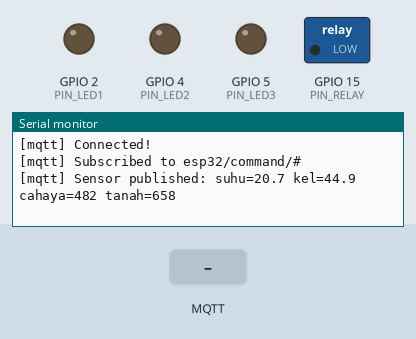
Bench run of a sketch on a simulated ESP32. Shown: switched loads named in the sketch (green lamp = pin HIGH), output pins drawn as LEDs (lit = HIGH), the last lines printed to the serial monitor. The test bench sets the inputs (shaded band). WiFi joins after 1.5 s; servers stay silent unless stated; random numbers use the default seed unless the sketch sets one; no MQTT or app messages arrive unless stated.

Above: at 3.2 s.
3.3 s: MQTT message "on" arrives on the first subscribed topic
At 4.4 s:
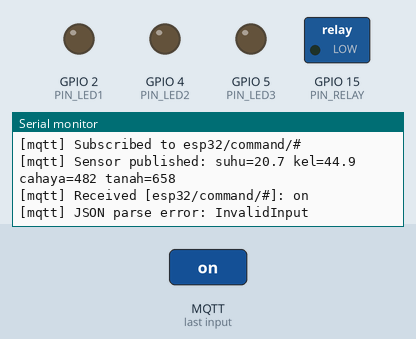
4.8 s: MQTT message "toggle" arrives on the first subscribed topic
At 5.5 s:
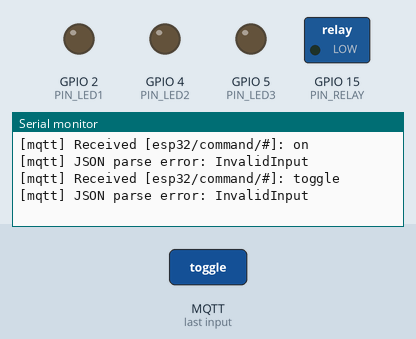
6.3 s: MQTT message "1" arrives on the first subscribed topic
At 6.6 s:
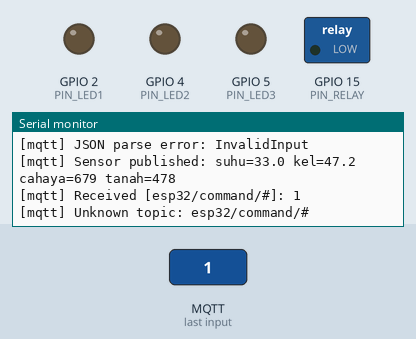
Timing chart, 0 to 9.3 s (numbered marks = the images above; inputs shaded):
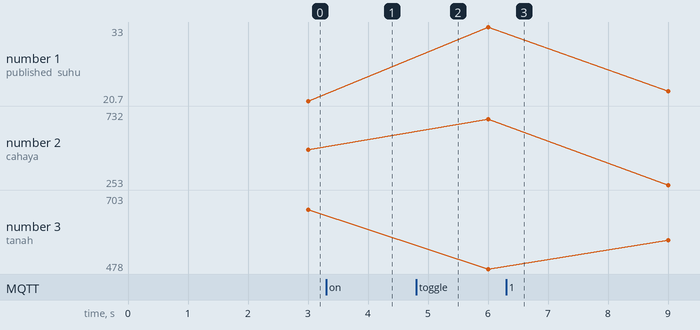

Measured:
- after the input at 3.3 s, the serial monitor: prints a new line at once (image 1)
- after the input at 4.8 s, the serial monitor: prints a new line at once (image 2)
- after the input at 6.3 s, the serial monitor: prints a new line at once (image 3)

The sketch:

percobaan8.ino
```cpp
/*
 * Percobaan 8 — IoT WebServer MQTT ESP32
 * Praktikum Mekatronika dan Robotika
 *
 * Fitur:
 *  - 3 LED aktuator (GPIO2, GPIO4, GPIO5)
 *  - 1 Relay simulasi (GPIO15, LED merah)
 *  - Publish data sensor ke esp32/sensor/data setiap 3 detik
 *  - Subscribe esp32/command/# dan proses perintah led1/led2/led3/relay/all
 *  - Publish ACK ke esp32/ack/<aktuator> setelah eksekusi perintah
 *
 * Library yang dibutuhkan:
 *  - PubSubClient by Nick O'Leary
 *  - ArduinoJson by Benoit Blanchon
 *  - WiFi (bawaan ESP32)
 *
 * Pasang nilai SSID / broker di config.h
 */

#include <Arduino.h>
#include <WiFi.h>
#include <PubSubClient.h>
#include <ArduinoJson.h>
#include "config.h"

// ─── Objek WiFi & MQTT ────────────────────────────────────
WiFiClient   wifiClient;
PubSubClient mqttClient(wifiClient);

// ─── State aktuator ───────────────────────────────────────
bool stateLed1  = false;
bool stateLed2  = false;
bool stateLed3  = false;
bool stateRelay = false;

// ─── Timing ───────────────────────────────────────────────
unsigned long lastSensorPublish = 0;

// ─── Fungsi utilitas ──────────────────────────────────────
void setLed(uint8_t pin, bool state) {
  digitalWrite(pin, state ? HIGH : LOW);
}

void applyActuators() {
  setLed(PIN_LED1,  stateLed1);
  setLed(PIN_LED2,  stateLed2);
  setLed(PIN_LED3,  stateLed3);
  setLed(PIN_RELAY, stateRelay);
}

// Publish ACK ke broker
void publishAck(const char* actuator, bool success, const char* state) {
  char topic[64];
  snprintf(topic, sizeof(topic), "%s%s", TOPIC_ACK_BASE, actuator);

  StaticJsonDocument<128> doc;
  doc["actuator"] = actuator;
  doc["status"]   = success ? "ok" : "fail";
  doc["state"]    = state;
  doc["ts"]       = millis();

  char buf[128];
  serializeJson(doc, buf);
  mqttClient.publish(topic, buf, false);
  Serial.printf("[mqtt] ACK -> %s : %s\n", topic, buf);
}

// ─── Callback MQTT ────────────────────────────────────────
void onMqttMessage(char* topic, byte* payload, unsigned int length) {
  String topicStr(topic);
  String msgStr;
  for (unsigned int i = 0; i < length; i++) msgStr += (char)payload[i];

  Serial.printf("[mqtt] Received [%s]: %s\n", topic, msgStr.c_str());

  // Parse JSON payload
  StaticJsonDocument<256> doc;
  DeserializationError err = deserializeJson(doc, msgStr);
  if (err) {
    Serial.printf("[mqtt] JSON parse error: %s\n", err.c_str());
    return;
  }

  const char* stateVal = doc["state"] | "";
  bool turnOn = (strcmp(stateVal, "on") == 0);
  bool isToggle = (strcmp(stateVal, "toggle") == 0);

  // ── led1 ──
  if (topicStr == TOPIC_CMD_LED1) {
    stateLed1 = isToggle ? !stateLed1 : turnOn;
    setLed(PIN_LED1, stateLed1);
    publishAck("led1", true, stateLed1 ? "on" : "off");
  }
  // ── led2 ──
  else if (topicStr == TOPIC_CMD_LED2) {
    stateLed2 = isToggle ? !stateLed2 : turnOn;
    setLed(PIN_LED2, stateLed2);
    publishAck("led2", true, stateLed2 ? "on" : "off");
  }
  // ── led3 ──
  else if (topicStr == TOPIC_CMD_LED3) {
    stateLed3 = isToggle ? !stateLed3 : turnOn;
    setLed(PIN_LED3, stateLed3);
    publishAck("led3", true, stateLed3 ? "on" : "off");
  }
  // ── relay ──
  else if (topicStr == TOPIC_CMD_RELAY) {
    stateRelay = isToggle ? !stateRelay : turnOn;
    setLed(PIN_RELAY, stateRelay);
    publishAck("relay", true, stateRelay ? "on" : "off");
  }
  // ── all ──
  else if (topicStr == TOPIC_CMD_ALL) {
    stateLed1  = turnOn;
    stateLed2  = turnOn;
    stateLed3  = turnOn;
    stateRelay = turnOn;
    applyActuators();
    publishAck("all", true, turnOn ? "on" : "off");
  }
  else {
    Serial.printf("[mqtt] Unknown topic: %s\n", topic);
  }
}

// ─── Koneksi WiFi ─────────────────────────────────────────
void connectWiFi() {
  Serial.printf("\n[wifi] Connecting to %s", WIFI_SSID);
  WiFi.begin(WIFI_SSID, WIFI_PASSWORD);
  int attempts = 0;
  while (WiFi.status() != WL_CONNECTED && attempts < 30) {
    delay(500);
    Serial.print(".");
    attempts++;
  }
  if (WiFi.status() == WL_CONNECTED) {
    Serial.printf("\n[wifi] Connected! IP: %s\n", WiFi.localIP().toString().c_str());
  } else {
    Serial.println("\n[wifi] Failed to connect. Will retry in loop.");
  }
}

// ─── Koneksi MQTT ─────────────────────────────────────────
bool connectMqtt() {
  Serial.printf("[mqtt] Connecting to %s:%d as %s\n", MQTT_BROKER, MQTT_PORT, MQTT_CLIENT_ID);

  bool connected;
  if (strlen(MQTT_USERNAME) > 0) {
    connected = mqttClient.connect(MQTT_CLIENT_ID, MQTT_USERNAME, MQTT_PASSWORD_V);
  } else {
    connected = mqttClient.connect(MQTT_CLIENT_ID);
  }

  if (connected) {
    Serial.println("[mqtt] Connected!");
    mqttClient.subscribe(TOPIC_CMD_SUB, 1);
    Serial.printf("[mqtt] Subscribed to %s\n", TOPIC_CMD_SUB);

    // Publish pesan online ke broker
    StaticJsonDocument<128> doc;
    doc["device_id"] = DEVICE_ID;
    doc["status"]    = "online";
    doc["ip"]        = WiFi.localIP().toString();
    char buf[128];
    serializeJson(doc, buf);
    mqttClient.publish("esp32/status", buf, true);  // retain=true
    return true;
  } else {
    Serial.printf("[mqtt] Failed, rc=%d. Retry in %d ms\n", mqttClient.state(), RECONNECT_DELAY_MS);
    return false;
  }
}

// ─── Baca/simulasi sensor ─────────────────────────────────
struct SensorData {
  float suhu;
  float kelembaban;
  int   cahaya;
  int   tanah;
};

SensorData readSensors() {
  SensorData data;

#if SIMULATE_SENSORS
  // Simulasi nilai sensor dengan nilai acak yang realistis
  data.suhu       = 25.0f + (float)(random(-50, 100)) / 10.0f;  // 20–35 °C
  data.kelembaban = 60.0f + (float)(random(-200, 200)) / 10.0f; // 40–80%
  data.cahaya     = random(100, 1023);
  data.tanah      = random(200, 800);
#else
  // Jika USE_DHT = true, ganti dengan pembacaan DHT22 sesungguhnya
  // #include <DHT.h>
  // DHT dht(PIN_DHT, DHT22);
  // data.suhu       = dht.readTemperature();
  // data.kelembaban = dht.readHumidity();
  data.suhu       = 0;
  data.kelembaban = 0;
  data.cahaya     = analogRead(34);
  data.tanah      = analogRead(35);
#endif

  return data;
}

// ─── Publish data sensor ──────────────────────────────────
void publishSensorData() {
  SensorData s = readSensors();

  StaticJsonDocument<256> doc;
  doc["device_id"]  = DEVICE_ID;
  doc["suhu"]       = serialized(String(s.suhu, 2));
  doc["kelembaban"] = serialized(String(s.kelembaban, 2));
  doc["cahaya"]     = s.cahaya;
  doc["tanah"]      = s.tanah;
  doc["uptime_ms"]  = millis();

  char buf[256];
  serializeJson(doc, buf);

  bool ok = mqttClient.publish(TOPIC_SENSOR, buf, false);
  if (ok) {
    Serial.printf("[mqtt] Sensor published: suhu=%.1f kel=%.1f cahaya=%d tanah=%d\n",
                  s.suhu, s.kelembaban, s.cahaya, s.tanah);
  } else {
    Serial.println("[mqtt] Sensor publish FAILED");
  }
}

// ─── Setup ────────────────────────────────────────────────
void setup() {
  Serial.begin(115200);
  delay(500);
  Serial.println("\n=== Percobaan 8 — IoT MQTT ESP32 ===");

  // Inisialisasi pin output
  pinMode(PIN_LED1,  OUTPUT);
  pinMode(PIN_LED2,  OUTPUT);
  pinMode(PIN_LED3,  OUTPUT);
  pinMode(PIN_RELAY, OUTPUT);
  applyActuators();  // Semua OFF saat boot

  connectWiFi();

  mqttClient.setServer(MQTT_BROKER, MQTT_PORT);
  mqttClient.setCallback(onMqttMessage);
  mqttClient.setKeepAlive(MQTT_KEEPALIVE_S);
  mqttClient.setBufferSize(512);

  connectMqtt();
}

// ─── Loop ─────────────────────────────────────────────────
void loop() {
  // Pastikan WiFi terhubung
  if (WiFi.status() != WL_CONNECTED) {
    Serial.println("[wifi] Disconnected. Reconnecting...");
    connectWiFi();
    return;
  }

  // Pastikan MQTT terhubung
  if (!mqttClient.connected()) {
    Serial.println("[mqtt] Disconnected. Reconnecting...");
    connectMqtt();
    delay(RECONNECT_DELAY_MS);
    return;
  }

  mqttClient.loop();

  // Publish sensor setiap SENSOR_INTERVAL_MS
  unsigned long now = millis();
  if (now - lastSensorPublish >= SENSOR_INTERVAL_MS) {
    lastSensorPublish = now;
    publishSensorData();
  }
}
```

config.h
```cpp
// config.h — Percobaan 8: IoT WebServer MQTT ESP32
// Edit sesuai jaringan dan broker MQTT Anda

#ifndef CONFIG_H
#define CONFIG_H

// ─── WiFi ─────────────────────────────────────────────────
#define WIFI_SSID       "NamaWiFiAnda"
#define WIFI_PASSWORD   "PasswordWiFiAnda"

// ─── MQTT Broker ──────────────────────────────────────────
#define MQTT_BROKER     "192.168.1.100"   // IP broker MQTT (misal: Mosquitto di laptop)
#define MQTT_PORT       1883
#define MQTT_USERNAME   ""                // Kosongkan jika tidak ada auth
#define MQTT_PASSWORD_V ""
#define MQTT_CLIENT_ID  "esp32-percobaan8"

// ─── MQTT Topics ──────────────────────────────────────────
#define TOPIC_SENSOR    "esp32/sensor/data"
#define TOPIC_CMD_LED1  "esp32/command/led1"
#define TOPIC_CMD_LED2  "esp32/command/led2"
#define TOPIC_CMD_LED3  "esp32/command/led3"
#define TOPIC_CMD_RELAY "esp32/command/relay"
#define TOPIC_CMD_ALL   "esp32/command/all"
#define TOPIC_ACK_BASE  "esp32/ack/"
#define TOPIC_CMD_SUB   "esp32/command/#"

// ─── GPIO Pin Definitions ─────────────────────────────────
#define PIN_LED1        2    // Biru
#define PIN_LED2        4    // Hijau
#define PIN_LED3        5    // Kuning
#define PIN_RELAY       15   // Relay simulation (LED merah cerah)

// ─── Sensor Pins (analog / simulated) ─────────────────────
// Jika menggunakan DHT22, ubah sesuai pinout
#define PIN_DHT         23   // DHT22 data pin (opsional)
#define USE_DHT         false  // set true jika DHT22 terpasang

// Simulasi sensor menggunakan nilai acak jika DHT tidak terpasang
#define SIMULATE_SENSORS true

// ─── Timing ───────────────────────────────────────────────
#define SENSOR_INTERVAL_MS  3000   // Kirim data sensor setiap 3 detik
#define MQTT_KEEPALIVE_S    60
#define RECONNECT_DELAY_MS  5000

// ─── Device ID ────────────────────────────────────────────
#define DEVICE_ID       "esp32-p8"

#endif // CONFIG_H
```
